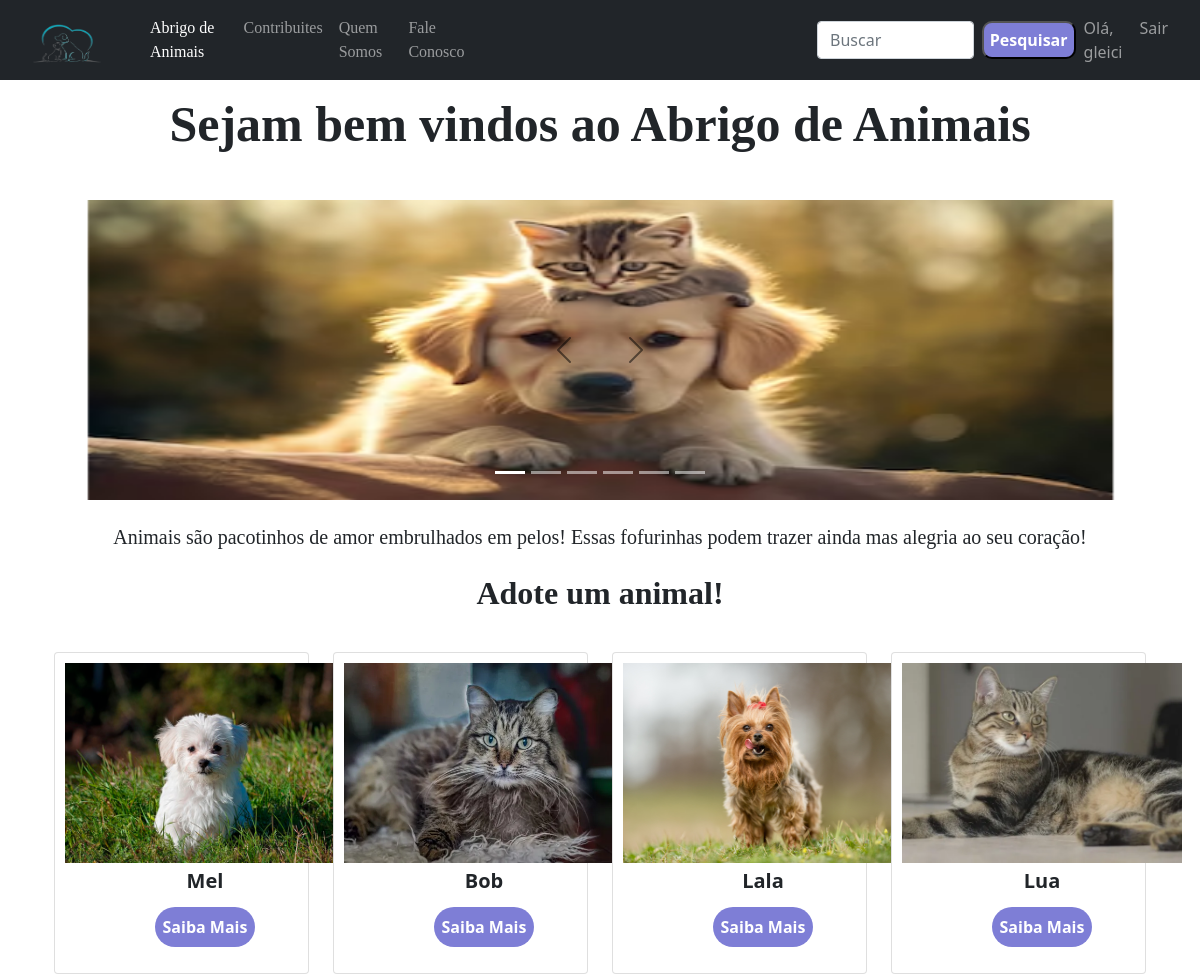
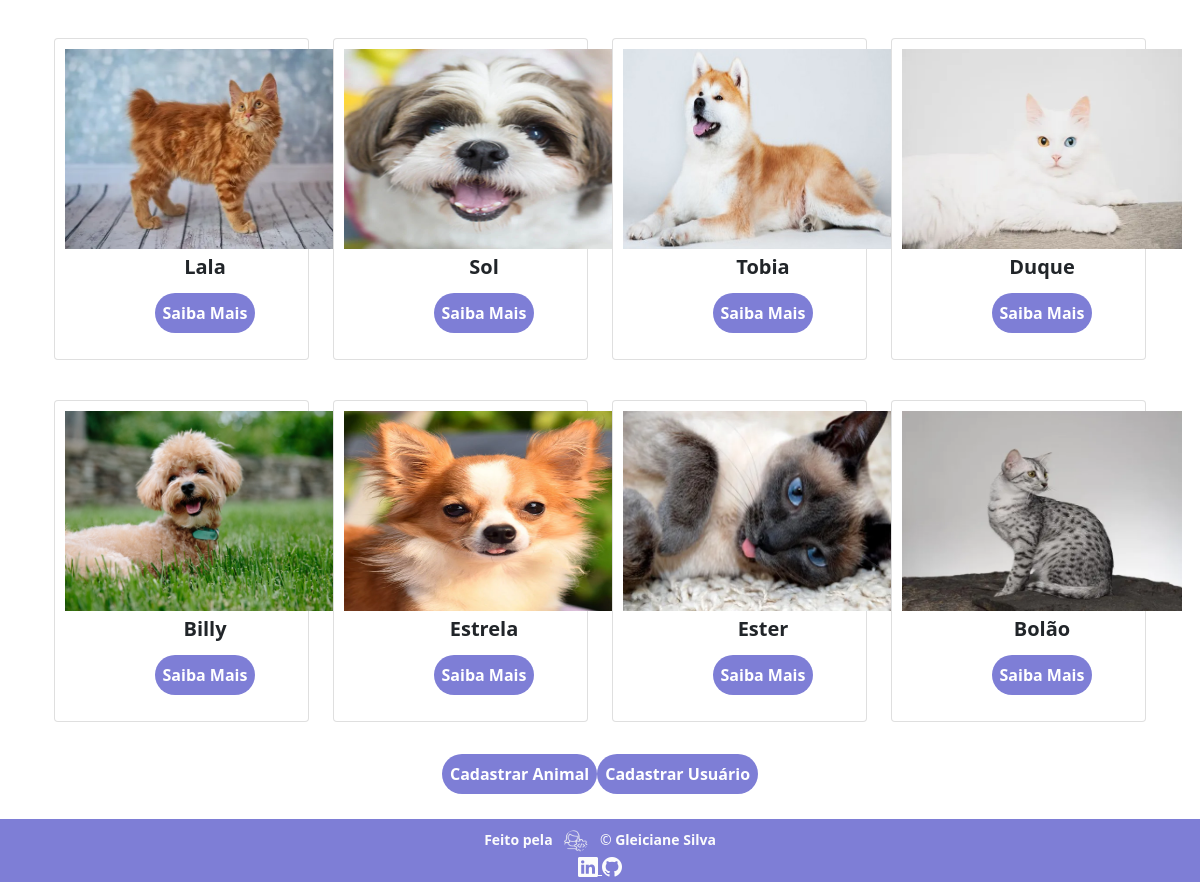
The app's page / (signed in) with its own data (2 pictures, top to bottom).
### animais/models.py (models this page shows, shortened)
class CadastroAnimal(models.Model):
    tipo_espécie = (
        ("Cachorro", "Cachorro"),
        ("Gato", "Gato"),
        ("Outro", "Outro")
    )
    tipo_raça = (
        ("Akita", "Akita"),
        ("Angorá Turco", "Angorá Turco"),
        ("Bobtail Americano", "Bobtail Americano"),
        ("Chihuahua", "Chihuahua"),
        ("Gato Europeu", "Gato Europeu"),
        ("Maltês", "Maltês"),
        ("Mau Egipcioa", "Mau Egipcio"),
        ("Poodle", "Poodle"),
        ("Siamês", "Siamês"),
        ("Siberiano", "Siberiano"),
        ("Shih Tzu", "Shih Tzu"),
        ("Yorkshire Terrie", "Yorkshire Terrie"),
        ("Outro", "Outro")
    )
    nome = models.CharField(max_length=150)
    espécie=models.CharField(max_length=50, choices=tipo_espécie)
    idade=models.IntegerField(validators=[MinValueValidator(0)])
    raça=models.CharField(max_length=100, choices=tipo_raça)
    histórico_de_saúde=models.TextField()
    foto=models.ImageField(upload_to="uploads/", blank=True, null=True)
    class Meta:
        verbose_name = "Formulário de Cadastro de Animal"
        verbose_name_plural = "Formulários de Cadastros de Animais"
        ordering = ["idade"]

### abrigo_animais/views.py (the view)
# urls.py: path("", pagina_inicial, name='Abrigo_de_Animais'),
def pagina_inicial(request):
    animais = CadastroAnimal.objects.all()
    return render(request, "pagina_inicial.html", {'animais': animais})

### abrigo_animais/templates/pagina_inicial.html (shortened to what this page needs)
{% extends 'index.html' %}
    {% block principal %}
      <h1 class="texto__titulo"><strong>Sejam bem vindos ao Abrigo de Animais</strong></h1><br>
    <div id="carousel_de_imagens" class="carousel slide align-items-center" data-bs-ride="carousel">
      <div class="carousel-indicators">
        <button type="button" data-bs-target="#carousel_de_imagens" data-bs-slide-to="0" class="active" aria-current="true" aria-label="Slide 1"></button>
        <button type="button" data-bs-target="#carousel_de_imagens" data-bs-slide-to="1" aria-label="Slide 2"></button>
        <button type="button" data-bs-target="#carousel_de_imagens" data-bs-slide-to="2" aria-label="Slide 3"></button>
        <button type="button" data-bs-target="#carousel_de_imagens" data-bs-slide-to="3" aria-label="Slide 4"></button>
        <button type="button" data-bs-target="#carousel_de_imagens" data-bs-slide-to="4" aria-label="Slide 5"></button>
        <button type="button" data-bs-target="#carousel_de_imagens" data-bs-slide-to="5" aria-label="Slide 6"></button>
      </div>
      <div class="carousel-inner" >
        <div class="carousel-item active">
          <img src="../static/imgs/Cachorro_Gato.png" class="mx-auto d-flex" alt="Cachorro e Gato">
        </div>
      </div>
      <button class="carousel-control-prev" type="button" data-bs-target="#carousel_de_imagens" data-bs-slide="prev">
        <span class="carousel-control-prev-icon" aria-hidden="true"></span>
      </button>
      <button class="carousel-control-next" type="button" data-bs-target="carousel_de_imagens" data-bs-slide="next">
        <span class="carousel-control-next-icon" aria-hidden="true"></span>
      </button>
    </div>
    <p class="texto__descricao">
      Animais são pacotinhos de amor embrulhados em pelos! Essas fofurinhas podem trazer ainda mas alegria ao seu coração!
    </p>
    <h2 class="topicos"><strong>Adote um animal!</strong></h2><br>
      <div class="container">
        <div class="row justify-content-center">
          {% for animal in animais %}
          <div class="mb-2 mt-2 col-lg-3">
            <div class="card align-items-center">
              <div class="card_foto">
                <img src="{{ animal.foto.url }}" alt="Foto">
              </div>
              <div class="card_informacao">
                <h5 class="card-title"><strong>{{ animal.nome }}</strong></h5>
              </div>
              <div class="card_botao">
                <a href="{% url 'Card_Animais' animal.id %}" class="botao_saiba_mais"><strong>Saiba Mais</strong></a>
              </div>
            </div>
            <br>
          </div>
      {% endfor %}
      <div class="card_botao">
        {% if user.is_authenticated and user.is_staff %}
          <a href="{% url 'animais:Cadastro_Animal' %}" class="botao_cadastro"><strong>Cadastrar Animal</strong></a>
          <a href="{% url 'usuarios:Cadastro_Usuario' %}" class="botao_cadastro"><strong>Cadastrar Usuário</strong></a>
        {% endif %}
      </div>
    </div>
      </div>
{% endblock %}

### abrigo_animais/templates/index.html (shortened to what this page needs)
{% load static %}
<!DOCTYPE html>
<html lang="pt-br" data-bs-theme="auto">
<head>
  <link rel="stylesheet" href="https://cdn.jsdelivr.net/npm/bootstrap@5.3.2/dist/css/bootstrap.min.css"
>
  <link rel="stylesheet" href="https://cdn.jsdelivr.net/npm/bootstrap-icons@1.8.1/font/bootstrap-icons.css">
  <link rel="stylesheet" href="{% static 'style.css' %}">
  <link href="/static/bootstrap.min.css" rel="stylesheet" type="text/css">
</head>
<header>
  <nav class="navbar col-12 fixed-top navbar-expand-lg navbar-dark bg-dark">
    <a class="nav-link active" aria-current="page" href="{% url 'Abrigo_de_Animais' %}">
      <img src="{% static 'imgs/Cachorro_e_Gato_home.png' %}" alt="logo">
    </a>
    <div class="container-fluid" col-11 m-auto>
      <div class="collapse navbar-collapse" id="navbarSupportedContent">
        <ul class="navbar-nav me-auto mb-2 mb-lg-0">
          <li class="nav-item">
            <a class="nav-link active" aria-current="page" href="{% url 'Abrigo_de_Animais' %}">Abrigo de Animais</a>
          </li>
          <li class="nav-item">
            <a class="nav-link" href="{% url 'Contribuinte' %}">Contribuites</a>
          </li>
          <li class="nav-item">
            <a class="nav-link" href="{% url 'Sobre' %}">Quem Somos</a>
          </li>
          <li class="nav-item">
            <a class="nav-link" href="{% url 'Fale_Conosco' %}">Fale Conosco</a>
          </li>
        </ul>
        <div class="col-md-3 offset-md-4 search-form">
          <form action="{% url 'Pesquisar_Animais' %}" method="get" class="d-flex">
            <input class="form-control me-2" name="q" type="search" placeholder="Buscar" aria-label="Search">
            <button class="botao_pesquisar" type="submit"><strong>Pesquisar</strong></button>
          </form>
          </div>
          {% if request.user.is_authenticated %}
          <div class="navbar-nav ms-auto">
            <a class="nav-link a-white">Olá, {{ user.username }}</a>
            <a class="nav-link a-white" href="{% url 'Logout' %}">Sair</a>
          </div>
          {% else %}
          <div class="navbar-nav ms-auto">
            <a class="nav-link a-white" href="{% url 'Credencial' %}">Cadastro</a>
            <a class="nav-link a-white" href="{% url 'Login' %}">Login</a>
          </div>
          {% endif %}
      </div>
    </div>
  </nav>
</header>
<br><br><br>
<body>
  {% block principal %}
  {% endblock %}
  <br><br><br>
  <footer class="footer container-fluid">
    <div class="container">
      <div class="footer__texto text-center" title="Desenvolvedora">
        <strong>Feito pela</strong>
        <img class="icone icone--texto" src="{% static 'imgs/Programadora.png' %}" alt="Desenvolvedora">
        &copy; <strong>Gleiciane Silva</strong>
      </div>
      <div class="icons text-center mb-6">
        <a href="https://www.linkedin.com/in/gleiciane-silva-33737139/" class="col-xs-6 text-center">
          <i class="bi bi-linkedin"></i>
        </a>
        <a href="https://github.com/GleicianeSilva" class="col-xs-6 text-center">
          <i class="bi bi-github"></i>
        </a>
      </div>
    </div>
  </footer>
</body>
</html>

### abrigo_animais/static/style.css (style rules this page uses)
body { background-color: #313131; width: 100%; height: 100%; display: flex; flex-direction: column; justify-content: space-between; font-family: 'Poppins', sans-serif; color: #ffffff; --cor-destaque: #7e7ed6; }
.nav-item { font-family: 'Damion', cursive; color: var(--cor-destaque); }
.botao_pesquisar { background-color: var(--cor-destaque); color: #ffffff; border-radius: 10px; }
img { width: 500px; height: 300px; }
@media screen and (max-width: 1200px) and (min-width: 1025px) { .carousel-inner img { max-width: 1200px; min-width: 1025px; } }
.carousel-control-prev, .carousel-control-next { position: absolute; border: none; cursor: pointer; text-align: center; }
.carousel-control-next-icon { position: absolute; border: none; cursor: pointer; left: -400px; opacity: 1; filter: invert(1); text-align: center; }
.carousel-control-prev-icon { position: absolute; border: none; cursor: pointer; right: -400px; opacity: 1; filter: invert(1); text-align: center; }
.texto__titulo { font-family: 'Damion', cursive; font-size:50px; font-weight: 400; margin: 22px 0; text-align: center; }
.texto__descricao { font-family: 'Damion', cursive; font-size:20px; margin: 22px; text-align: center; }
.topicos { font-family: 'Damion', cursive; text-align: center; }
.card { display: flex; flex-wrap: wrap; padding: 10px; }
.card_foto img { width: 280px; height: 200px; }
.card_informacao { padding: 6px; margin: 0 auto; }
.card_botao { display: flex; justify-content: center; }
.botao_cadastro, .botao_saiba_mais { display: flex; align-items: center; justify-content: center; background-color: var(--cor-destaque); color: #ffffff; border-radius: 20px; padding: 0.5em; display: block; text-decoration: none; margin-bottom: 1em; }
.icone { width: 24px; border-radius: 50%; }
.icone--texto { color: #fff; margin: 0 8px; animation: pulsar 1s infinite alternate; }
.footer { background-color: var(--cor-destaque); position: fixed; bottom: 0; left: 0; }
.footer__texto { font-size: 14px; font-weight: 400; color: #fcfcfc; margin-top: 10px; }
.footer__texto img { height: 22px; }
.icons i { font-size: 20px; }
.icons a { color: #fcfcfc; }
nav img { width: 70px; height: 40px; margin-left: 1em; margin-top: 0.5em; }

### records on screen
CadastroAnimal: foto (picture), nome "Mel"
CadastroAnimal: foto (picture), nome "Bob"
CadastroAnimal: foto (picture), nome "Lala"
CadastroAnimal: foto (picture), nome "Lua"
CadastroAnimal: foto (picture), nome "Lala"
CadastroAnimal: foto (picture), nome "Sol"
CadastroAnimal: foto (picture), nome "Tobia"
CadastroAnimal: foto (picture), nome "Duque"
CadastroAnimal: foto (picture), nome "Billy"
CadastroAnimal: foto (picture), nome "Estrela"
CadastroAnimal: foto (picture), nome "Ester"
CadastroAnimal: foto (picture), nome "Bolão"

### other values on screen
{{ user.username }} "gleici"
